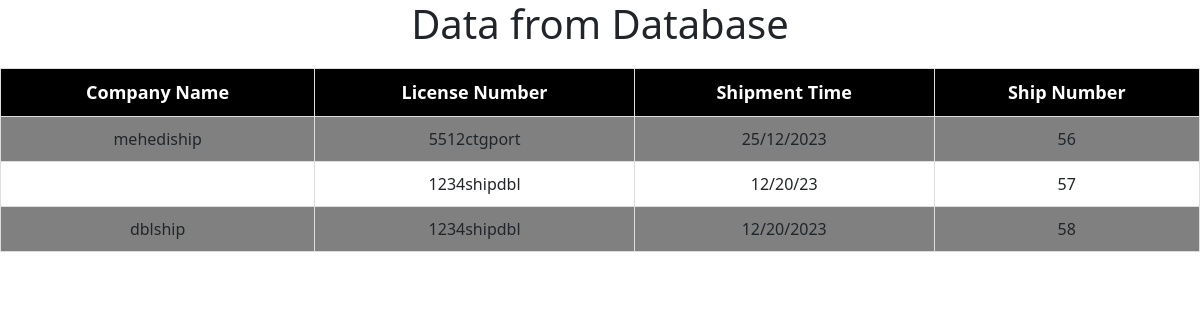
The app's page /shipmenttime.php with its own data.
### tables this page shows
CREATE TABLE `shipmenttime` (
  `id` int(11) NOT NULL,
  `Companyname` varchar(255) DEFAULT NULL,
  `license_number` varchar(255) NOT NULL,
  `shipmenttime` varchar(255) DEFAULT NULL
);

### shipmenttime.php (the view, shortened to what this page needs)
<!DOCTYPE html>
<html>
<head>
    <link href="https://cdn.jsdelivr.net/npm/bootstrap@5.3.1/dist/css/bootstrap.min.css" rel="stylesheet">
</head>
<body>
    <h1>Data from Database</h1>
    <?php
    $conn = new mysqli("localhost", "root", "", "learn");
    $sql = "SELECT Companyname, license_number, shipmenttime, id FROM shipmenttime";
    $result = $conn->query($sql);
    if ($result->num_rows > 0) {
        echo "<table >";
        echo "<tr>";
        echo "<th>Company Name</th>";
        echo "<th>License Number</th>";
        echo "<th>Shipment Time</th>";
        echo "<th>Ship Number</th>";
        echo "</tr>";
        while ($row = $result->fetch_assoc()) {
            echo "<tr>";
            echo "<td>" . $row["Companyname"] . "</td>";
            echo "<td>" . $row["license_number"] . "</td>";
            echo "<td>" . $row["shipmenttime"] . "</td>";
            echo "<td>" . $row["id"] . "</td>";
            echo "</tr>";
        }
        echo "</table>";
    } else {
        echo "No data found.";
    }
    ?>
</body>
</html>

### shipmenttime.php (style rules this page uses)
table { width: 100%; border-collapse: collapse; }
table, th, td { border: 1px solid #ddd; padding: 10px; }
tr:nth-child(even) { background-color: gray; }
th { background-color: black; color: white; text-align: center; font-size: 18px; font-weight: bold; }
td { text-align: center; font-size: 16px; }
h1 { text-align: center; font-size: 2.5em; margin-bottom: 20px; }

### records on screen
shipmenttime: Companyname "mehediship", license_number "5512ctgport", shipmenttime "25/12/2023", id "56"
shipmenttime: license_number "1234shipdbl", shipmenttime "12/20/23", id "57"
shipmenttime: Companyname "dblship", license_number "1234shipdbl", shipmenttime "12/20/2023", id "58"
